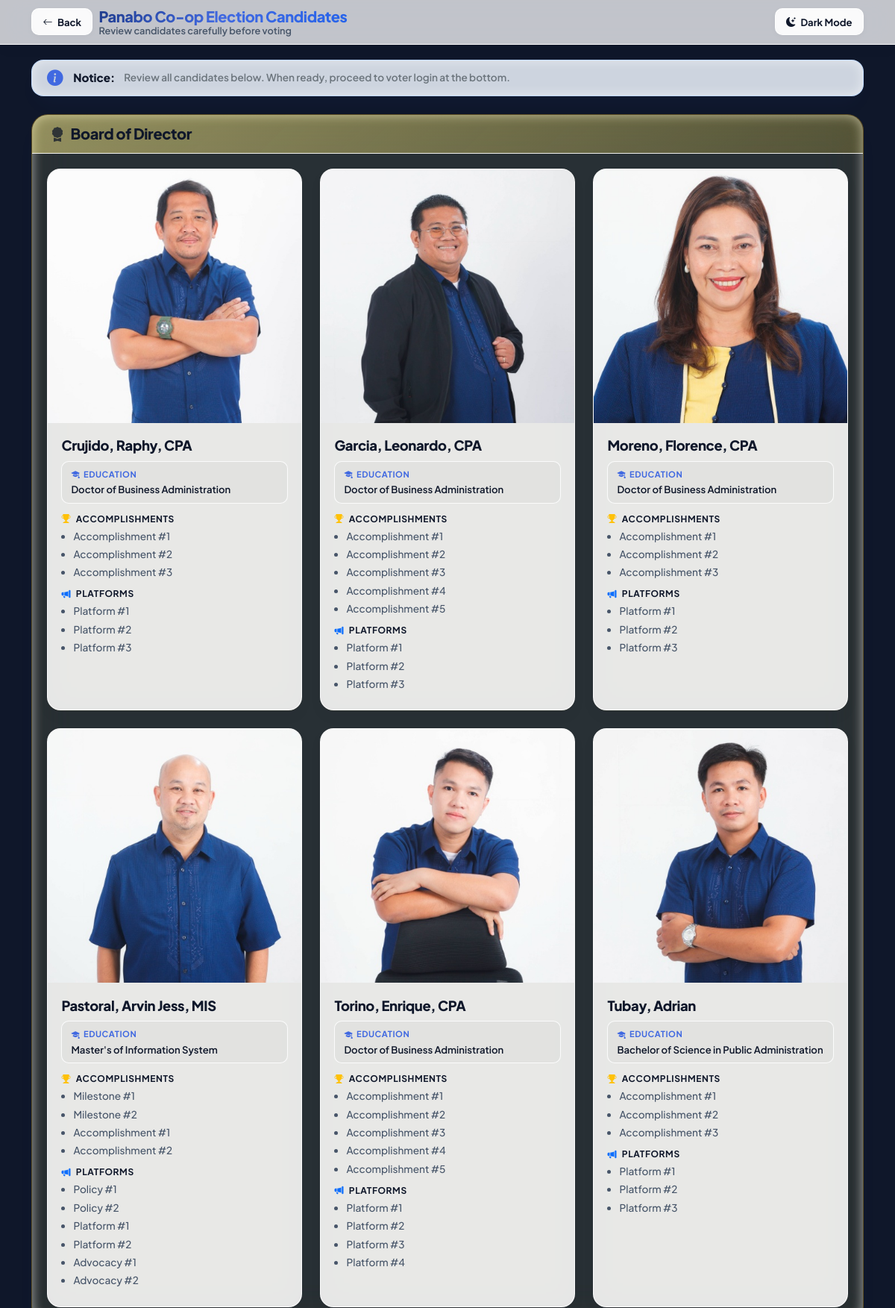
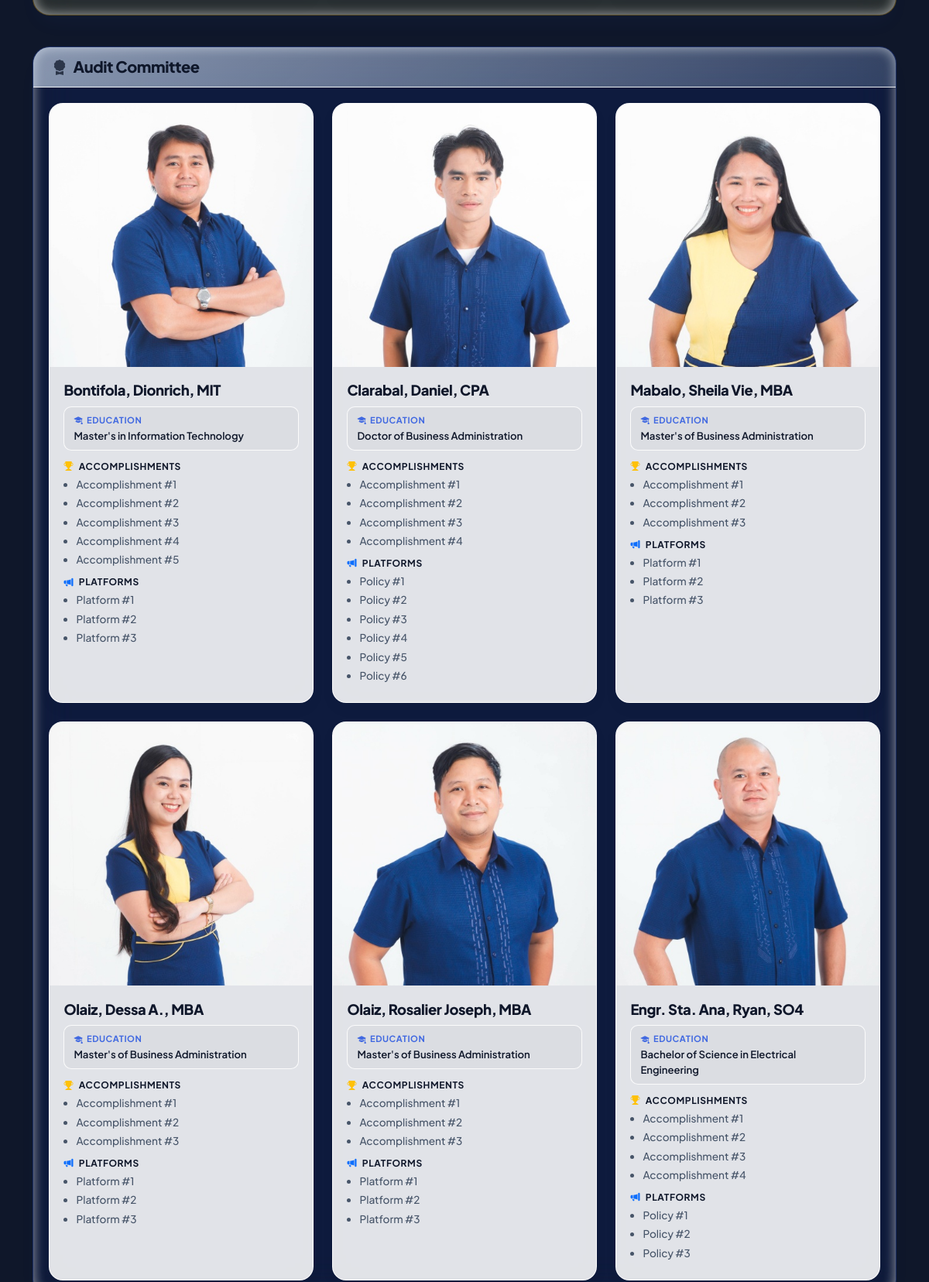
Screenshot of /voters/candidates.php (upper part) with the database file from the repository (2 pictures, top to bottom).
### tables this page shows
CREATE TABLE `positions` (
  `id` int(11) NOT NULL,
  `position_name` varchar(100) NOT NULL,
  `vote_limit` int(11) NOT NULL DEFAULT 1,
  `max_vote` int(11) DEFAULT 1,
  `created_at` datetime DEFAULT current_timestamp()
);

CREATE TABLE `candidates` (
  `id` int(11) NOT NULL,
  `position_id` int(11) NOT NULL,
  `position_name` varchar(255) NOT NULL,
  `fullname` varchar(255) NOT NULL,
  `photo` varchar(255) DEFAULT 'default.png',
  `description` text DEFAULT NULL,
  `education` varchar(255) DEFAULT NULL,
  `created_at` datetime DEFAULT current_timestamp(),
  `candidate_last_name` varchar(255) DEFAULT NULL,
  `candidate_first_name` varchar(255) DEFAULT NULL,
  `candidate_middle_name` varchar(255) DEFAULT NULL,
  `candidate_titles` varchar(255) DEFAULT NULL,
  `candidate_suffix` varchar(100) DEFAULT NULL,
  `candidate_order` int(11) NOT NULL DEFAULT 0
);

### voters/candidates.php (the view, shortened to what this page needs)
<?php
include '../config/db.php';
$positions = $conn->query("
    SELECT *
    FROM positions
    ORDER BY id
");
$candidate_order_column = $conn->query("SHOW COLUMNS FROM candidates LIKE 'candidate_order'");
$candidate_order_clause = ($candidate_order_column && $candidate_order_column->num_rows > 0)
    ? 'candidate_order ASC, '
    : '';
?>
<!DOCTYPE html>
<html lang="en">
<head>
<link href="https://cdn.jsdelivr.net/npm/bootstrap@5.3.3/dist/css/bootstrap.min.css" rel="stylesheet">
<link rel="stylesheet" href="https://cdn.jsdelivr.net/npm/bootstrap-icons@1.11.3/font/bootstrap-icons.min.css">
</head>
<body>
<div class="page-header">
    <div class="container d-flex align-items-center justify-content-between gap-2">
        <div class="d-flex align-items-center gap-2 me-2">
            <a href="../index.php" class="btn-glass">
                <i class="bi bi-arrow-left"></i> <span class="d-none d-sm-inline">Back</span>
            </a>
            <div>
                <h1 class="page-title">Panabo Co-op Election Candidates</h1>
                <p class="page-subtitle d-none d-md-block">Review candidates carefully before voting</p>
            </div>
        </div>
        <div>
            <button id="themeToggleBtn" class="btn-glass">
            </button>
        </div>
    </div>
</div>
<div class="container">
    <div class="notice-box">
        <i class="bi bi-info-circle-fill notice-icon"></i>
        <div class="d-flex flex-column flex-sm-row align-items-sm-center gap-1 gap-sm-2">
            <span class="notice-title me-1">Notice:</span>
            <span class="text-secondary fw-semibold" style="font-size: 0.85rem;">
                Review all candidates below. When ready, proceed to voter login at the bottom.
            </span>
        </div>
    </div>
<?php while($position = $positions->fetch_assoc()){ ?>
<?php
$position_id = $position['id'];
$candidates = $conn->query("
    SELECT *
    FROM candidates
    WHERE position_id = $position_id
    ORDER BY {$candidate_order_clause}fullname ASC, id ASC
");
?>
<?php
    $sectionClass = '';
    $positionLabel = strtolower(trim($position['position_name']));
    if(strpos($positionLabel, 'board') !== false || strpos($positionLabel, 'director') !== false) {
        $sectionClass = 'position-gold';
    } elseif(strpos($positionLabel, 'audit') !== false) {
        $sectionClass = 'position-navy';
    } elseif(strpos($positionLabel, 'election') !== false) {
        $sectionClass = 'position-charcoal';
    }
?>
<div class="position-section <?= $sectionClass ?>">
    <div class="position-header">
        <h2 class="position-title">
            <i class="bi bi-award-fill opacity-75"></i>
            <?php echo htmlspecialchars($position['position_name']); ?>
        </h2>
    </div>
    <div class="position-body">
        <div class="row g-3 g-md-4">
        <?php while($candidate = $candidates->fetch_assoc()){ ?>
    <?php
    $imageFilename = '';
    if(!empty($candidate['photo'])){
        $imageFilename = $candidate['photo'];
    }
    elseif(!empty($candidate['picture'])){
        $imageFilename = $candidate['picture'];
    }
    elseif(!empty($candidate['image'])){
        $imageFilename = $candidate['image'];
    }
    $imagePath = '';
    if(!empty($imageFilename)){
        $imagePath = "../assets/images/" . $imageFilename;
    }
    $initials = "NA";
    if(!empty($candidate['fullname'])){
        $firstNameInitial = trim($candidate['candidate_first_name'] ?? '');
        $lastNameInitial = trim($candidate['candidate_last_name'] ?? '');
        if($firstNameInitial !== '' && $lastNameInitial !== ''){
            $initials = strtoupper(substr($firstNameInitial, 0, 1) . substr($lastNameInitial, 0, 1));
        } else {
            $parts = explode(' ', $candidate['fullname']);
            $initials = strtoupper(substr($parts[0], 0, 1));
            if(count($parts) > 1){
                $initials .= strtoupper(substr($parts[count($parts)-1], 0, 1));
            }
        }
    }
    ?>
    <div class="col-lg-4 col-md-6">
        <div class="candidate-card">
            <div class="candidate-photo-wrapper">
                <?php if(!empty($imagePath) && file_exists($imagePath)){ ?>
                    <img
                        src="<?php echo htmlspecialchars($imagePath); ?>"
                        class="candidate-photo"
                        alt="Candidate"
                        onerror="this.style.display='none'; this.nextElementSibling.style.display='flex';"
                    >
                <?php } else { ?>
                    <div class="candidate-placeholder">
                        <?php echo $initials; ?>
                    </div>
                <?php } ?>
            </div>
            <div class="candidate-body">
                <div class="candidate-name">
                    <?php echo htmlspecialchars($candidate['fullname']); ?>
                </div>
                <?php if(!empty($candidate['education'])){ ?>
                    <div class="candidate-education">
                        <span class="candidate-education-label">
                            <i class="bi bi-mortarboard-fill"></i> Education
                        </span>
                        <span class="candidate-education-value"><?= htmlspecialchars($candidate['education']); ?></span>
                    </div>
                <?php } ?>
                <?php if(!empty($candidate['description'])){ ?>
                    <?php
                        $lines = preg_split('/\r\n|\n|\r/', trim($candidate['description']));
                        $current = 'accomplishments';
                        $accomplishments = [];
                        $platforms = [];
                        foreach($lines as $line){
                            $text = trim($line);
                            if($text === '') continue;
                            if(preg_match('/^accomplishments\s*[:]?$/i', $text)){
                                $current = 'accomplishments';
                                continue;
                            }
                            if(preg_match('/^platforms\s*[:]?$/i', $text)){
                                $current = 'platforms';
                                continue;
                            }
                            $text = preg_replace('/^[\-\*•]\s*/u', '', $text);
                            if($current === 'platforms'){
                                $platforms[] = $text;
                            } else {
                                $accomplishments[] = $text;
                            }
                        }
                    ?>
                    <div class="candidate-description">
                        <?php if(!empty($accomplishments)){ ?>
                            <strong><i class="bi bi-trophy-fill me-1 text-warning"></i> Accomplishments</strong>
                            <ul>
                                <?php foreach($accomplishments as $item){ ?>
                                    <li><?= htmlspecialchars($item); ?></li>
                                <?php } ?>
                            </ul>
                        <?php } ?>
                        <?php if(!empty($platforms)){ ?>
                            <strong><i class="bi bi-megaphone-fill me-1 text-primary"></i> Platforms</strong>
                            <ul>
                                <?php foreach($platforms as $item){ ?>
                                    <li><?= htmlspecialchars($item); ?></li>
                                <?php } ?>
                            </ul>
                        <?php } ?>
                    </div>
                <?php } else { ?>
                    <div class="candidate-description opacity-50 fstyle-italic fw-semibold">
                        No candidate profile description available.
                    </div>
                <?php } ?>
            </div>
        </div>
    </div>
    <?php } ?>
        </div>
    </div>
</div>
<?php } ?>
</div>
</body>
</html>

### rows the page displays
positions: position_name "Board of Director"
candidates: photo (picture), fullname "Crujido, Raphy, CPA", education "Doctor of Business Administration", item "Accomplishment #1", item "Accomplishment #2", item "Accomplishment #3", item "Platform #1", item "Platform #2", item "Platform #3"
candidates: photo (picture), fullname "Garcia, Leonardo, CPA", education "Doctor of Business Administration", item "Accomplishment #1", item "Accomplishment #2", item "Accomplishment #3", item "Accomplishment #4", item "Accomplishment #5", item "Platform #1", item "Platform #2", item "Platform #3"
candidates: photo (picture), fullname "Moreno, Florence, CPA", education "Doctor of Business Administration", item "Accomplishment #1", item "Accomplishment #2", item "Accomplishment #3", item "Platform #1", item "Platform #2", item "Platform #3"
candidates: photo (picture), fullname "Pastoral, Arvin Jess, MIS", education "Master's of Information System", item "Milestone #1", item "Milestone #2", item "Accomplishment #1", item "Accomplishment #2", item "Policy #1", item "Policy #2", item "Platform #1", item "Platform #2", item "Advocacy #1", item "Advocacy #2"
candidates: photo (picture), fullname "Torino, Enrique, CPA", education "Doctor of Business Administration", item "Accomplishment #1", item "Accomplishment #2", item "Accomplishment #3", item "Accomplishment #4", item "Accomplishment #5", item "Platform #1", item "Platform #2", item "Platform #3", item "Platform #4"
candidates: photo (picture), fullname "Tubay, Adrian", education "Bachelor of Science in Public Administration", item "Accomplishment #1", item "Accomplishment #2", item "Accomplishment #3", item "Platform #1", item "Platform #2", item "Platform #3"
positions: position_name "Audit Committee"
candidates: photo (picture), fullname "Bontifola, Dionrich, MIT", education "Master's in Information Technology", item "Accomplishment #1", item "Accomplishment #2", item "Accomplishment #3", item "Accomplishment #4", item "Accomplishment #5", item "Platform #1", item "Platform #2", item "Platform #3"
candidates: photo (picture), fullname "Clarabal, Daniel, CPA", education "Doctor of Business Administration", item "Accomplishment #1", item "Accomplishment #2", item "Accomplishment #3", item "Accomplishment #4", item "Policy #1", item "Policy #2", item "Policy #3", item "Policy #4", item "Policy #5", item "Policy #6"
candidates: photo (picture), fullname "Mabalo, Sheila Vie, MBA", education "Master's of Business Administration", item "Accomplishment #1", item "Accomplishment #2", item "Accomplishment #3", item "Platform #1", item "Platform #2", item "Platform #3"
candidates: photo (picture), fullname "Olaiz, Dessa A., MBA", education "Master's of Business Administration", item "Accomplishment #1", item "Accomplishment #2", item "Accomplishment #3", item "Platform #1", item "Platform #2", item "Platform #3"
candidates: photo (picture), fullname "Olaiz, Rosalier Joseph, MBA", education "Master's of Business Administration", item "Accomplishment #1", item "Accomplishment #2", item "Accomplishment #3", item "Platform #1", item "Platform #2", item "Platform #3"
candidates: photo (picture), fullname "Engr. Sta. Ana, Ryan, SO4", education "Bachelor of Science in Electrical Engineering", item "Accomplishment #1", item "Accomplishment #2", item "Accomplishment #3", item "Accomplishment #4", item "Policy #1", item "Policy #2", item "Policy #3"
